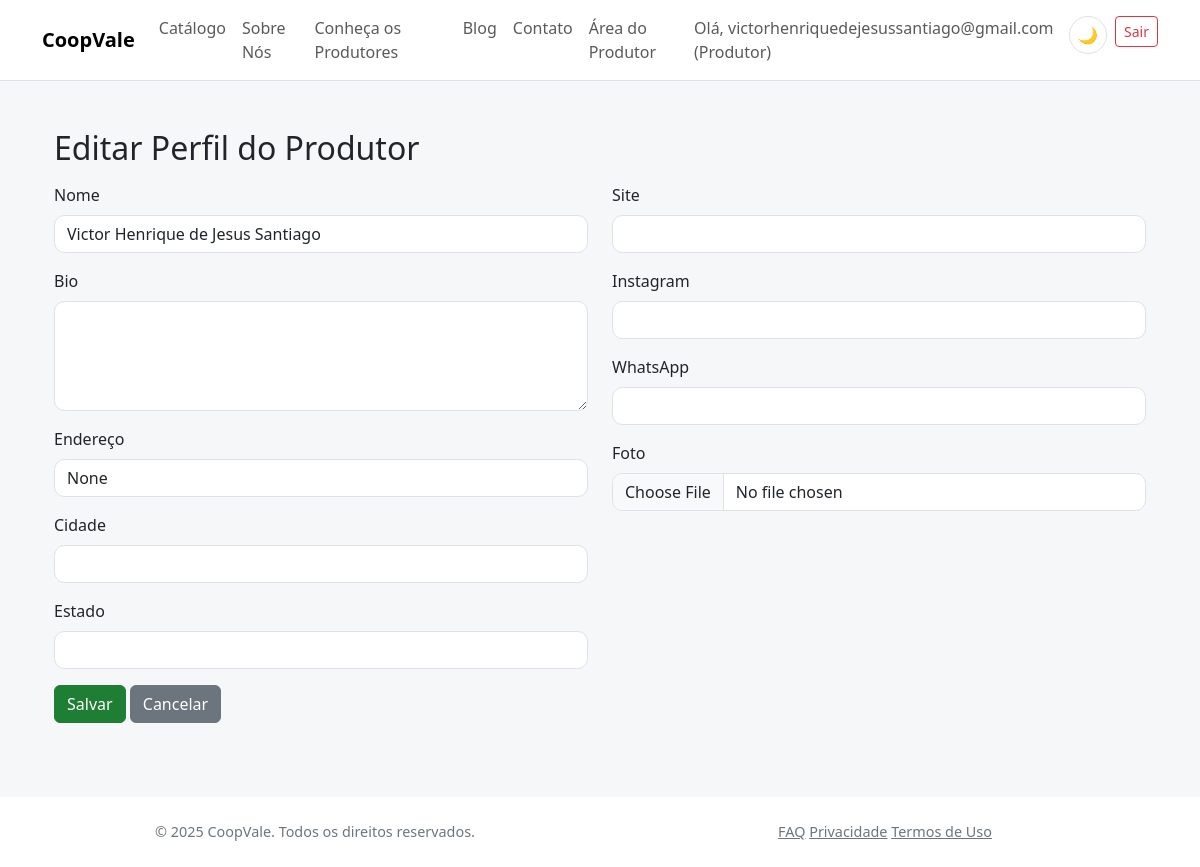
The app's page /produtores/perfil (signed in) with its own data.
### app/models/core.py (models this page shows, shortened)
class Usuario(db.Model, UserMixin):
    __tablename__ = 'usuarios'
    id = db.Column(db.Integer, primary_key=True)
    email = db.Column(db.String(150), unique=True, nullable=False)
    senha_hash = db.Column(db.String(256), nullable=False)
    tipo_usuario = db.Column(db.String(50), nullable=False, default='visitante')
    ativo = db.Column(db.Boolean, default=True)
    produtor_perfil = db.relationship('Produtor', backref='usuario', uselist=False, lazy=True)
    cliente_perfil = db.relationship('Cliente', backref='usuario', uselist=False, lazy=True)

class Produtor(db.Model):
    __tablename__ = 'produtores'
    id = db.Column(db.Integer, primary_key=True)
    usuario_id = db.Column(db.Integer, db.ForeignKey('usuarios.id'), unique=True, nullable=False)
    nome = db.Column(db.String(150), nullable=False)
    cpf = db.Column(db.String(14), unique=True, nullable=False)
    telefone = db.Column(db.String(20))
    endereco = db.Column(db.Text)
    certificacoes = db.Column(db.Text)
    descricao = db.Column(db.Text)
    fotos = db.Column(db.Text)
    produtos = db.relationship('Produto', backref='produtor', lazy=True)

### app/blueprints/produtores/routes.py (the view, shortened to what this page needs)
@produtores_bp.route('/perfil', methods=['GET','POST'], endpoint='perfil')
@login_required
def editar_perfil():
    if current_user.tipo_usuario != 'produtor':
        flash('Apenas produtores podem editar este perfil.', 'warning')
        return redirect(url_for('main_bp.index'))
    produtor = Produtor.query.filter_by(usuario_id=current_user.id).first_or_404()
    return render_template('produtores/editar_perfil.html', produtor=produtor)

### app/templates/produtores/editar_perfil.html
{% extends 'base.html' %}
{% block content %}
<div class="container py-4">
  <h2>Editar Perfil do Produtor</h2>
  <form method="post" enctype="multipart/form-data" class="mt-3">
    <div class="row">
      <div class="col-md-6">
        <div class="mb-3">
          <label class="form-label">Nome</label>
          <input type="text" name="nome" class="form-control" value="{{ produtor.nome }}" required>
        </div>
        <div class="mb-3">
          <label class="form-label">Bio</label>
          <textarea name="bio" class="form-control" rows="4">{{ produtor.bio }}</textarea>
        </div>
        <div class="mb-3">
          <label class="form-label">Endereço</label>
          <input type="text" name="endereco" class="form-control" value="{{ produtor.endereco }}">
        </div>
        <div class="mb-3">
          <label class="form-label">Cidade</label>
          <input type="text" name="cidade" class="form-control" value="{{ produtor.cidade }}">
        </div>
        <div class="mb-3">
          <label class="form-label">Estado</label>
          <input type="text" name="estado" class="form-control" value="{{ produtor.estado }}">
        </div>
      </div>
      <div class="col-md-6">
        <div class="mb-3">
          <label class="form-label">Site</label>
          <input type="text" name="site" class="form-control" value="{{ produtor.site }}">
        </div>
        <div class="mb-3">
          <label class="form-label">Instagram</label>
          <input type="text" name="instagram" class="form-control" value="{{ produtor.instagram }}">
        </div>
        <div class="mb-3">
          <label class="form-label">WhatsApp</label>
          <input type="text" name="whatsapp" class="form-control" value="{{ produtor.whatsapp }}">
        </div>
        <div class="mb-3">
          <label class="form-label">Foto</label>
          <input type="file" name="foto" class="form-control" accept="image/*">
        </div>
      </div>
    </div>
    <button type="submit" class="btn btn-success">Salvar</button>
    <a href="{{ url_for('produtores.dashboard') }}" class="btn btn-secondary">Cancelar</a>
  </form>
</div>
{% endblock %}

### app/templates/base.html (shortened to what this page needs)
<!doctype html>
<html lang="pt-br">
<head>
    <link href="https://cdn.jsdelivr.net/npm/bootstrap@5.3.2/dist/css/bootstrap.min.css" rel="stylesheet">
    <link href="{{ url_for('static', filename='css/theme.css') }}" rel="stylesheet">
</head>
<body>
    <nav class="navbar navbar-expand-lg navbar-light bg-light border-bottom">
        <div class="container">
            <a class="navbar-brand" href="{{ url_for('main_bp.index') }}">CoopVale</a>
            <div class="collapse navbar-collapse" id="navbarNav">
                <ul class="navbar-nav me-auto">
                    <li class="nav-item">
                        <a class="nav-link" href="{{ url_for('produtos_bp.catalogo') }}">Catálogo</a>
                    </li>
                    <li class="nav-item">
                        <a class="nav-link" href="{{ url_for('main_bp.sobre') }}">Sobre Nós</a>
                    </li>
                    <li class="nav-item">
                        <a class="nav-link" href="{{ url_for('main_bp.produtores') }}">Conheça os Produtores</a>
                    </li>
                    <li class="nav-item">
                        <a class="nav-link" href="{{ url_for('main_bp.blog_redirect') }}">Blog</a>
                    </li>
                    <li class="nav-item">
                        <a class="nav-link" href="{{ url_for('main_bp.contato') }}">Contato</a>
                    </li>
                    {% if current_user.is_authenticated and current_user.tipo_usuario == 'produtor' %}
                    <li class="nav-item">
                        <a class="nav-link" href="{{ url_for('produtores.dashboard_home') }}">Área do Produtor</a>
                    </li>
                    {% endif %}
                </ul>
                <ul class="navbar-nav">
                    {% if current_user.is_authenticated %}
                    <li class="nav-item">
                        <span class="navbar-text me-3">
                            Olá, {{ current_user.email }} ({{ current_user.tipo_usuario.capitalize() }})
                        </span>
                    </li>
                    <li class="nav-item me-2">
                        <button class="theme-toggle" id="themeToggle" title="Alternar tema">
                            <span id="themeIcon">🌙</span>
                        </button>
                    </li>
                    <li class="nav-item">
                        <a class="btn btn-sm btn-outline-danger" href="{{ url_for('auth.logout') }}">Sair</a>
                    </li>
                    {% endif %}
                </ul>
            </div>
        </div>
    </nav>
    <div class="container mt-4">
        {% block content %}{% endblock %}
    </div>
    <footer class="footer">
        <div class="container">
            <div class="row">
                <div class="col-md-6 text-center text-md-left">
                    <span class="text-muted">© 2025 CoopVale. Todos os direitos reservados.</span>
                </div>
                <div class="col-md-6 text-center text-md-right">
                    <a href="{{ url_for('main_bp.faq') }}" class="text-muted mr-3">FAQ</a>
                    <a href="{{ url_for('main_bp.privacidade') }}" class="text-muted mr-3">Privacidade</a>
                    <a href="{{ url_for('main_bp.termos') }}" class="text-muted">Termos de Uso</a>
                </div>
            </div>
        </div>
    </footer>
</body>
</html>

### app/static/css/theme.css (style rules this page uses)
:root { --coop-green: #1e7e34; --coop-green-light: #27a844; --coop-green-dark: #155724; --coop-accent: #ffb347; --coop-accent-dark: #ff9f2e; --coop-bg: #f5f7f9; --coop-bg-secondary: #ffffff; --coop-text: #212529; --coop-text-muted: #6c757d; --coop-border: #dee2e6; --coop-card-shadow: rgba(0,0,0,.06); --coop-card-shadow-hover: rgba(0,0,0,.12); --coop-border-radius: .65rem; --coop-table-bg: #eef1f3; }
* { transition: background-color .2s ease, color .2s ease, border-color .2s ease; }
body { background: var(--coop-bg); color: var(--coop-text); }
.navbar-nav { list-style: none; margin: 0; padding: 0; }
.navbar-nav .nav-item { display: inline-block; }
.navbar-nav .nav-link { text-decoration: none; }
.navbar-brand { font-weight:700; }
.navbar.bg-light, .footer { background: var(--coop-bg-secondary)!important; border-color: var(--coop-border)!important; }
.btn-success { background: var(--coop-green); border-color: var(--coop-green); }
.footer { font-size:.9rem; }
.form-control, .form-select { background: var(--coop-bg-secondary); color: var(--coop-text); border: 1px solid var(--coop-border); border-radius: var(--coop-border-radius); }
.text-muted { color: var(--coop-text-muted)!important; }
.theme-toggle { background: var(--coop-bg-secondary); border: 1px solid var(--coop-border); border-radius: 50%; width: 38px; height: 38px; display: flex; align-items: center; justify-content: center; cursor: pointer; transition: all .2s ease; }

### app/templates/base.html (style rules this page uses)
.footer { background-color: #f8f9fa; padding: 24px 0; margin-top: 50px; }

### records on screen
Usuario: email "victorhenriquedejesussantiago@gmail.com", tipo_usuario "Produtor"
Produtor: nome "Victor Henrique de Jesus Santiago", endereco "None"
